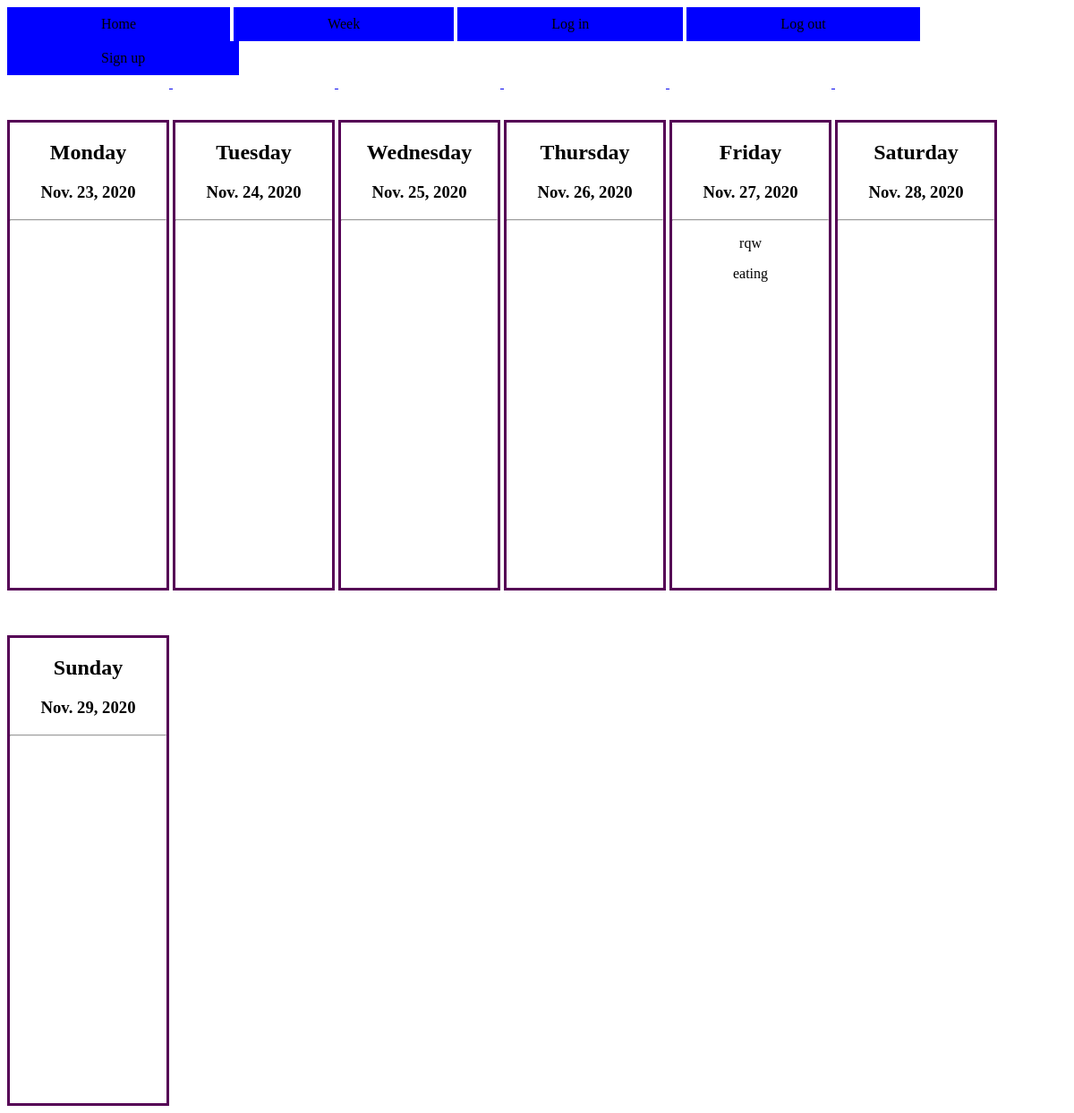
The page /week (signed in) on the database its author committed.
### dailyplan/models.py (models this page shows, shortened)
class MyDay(models.Model):
    owner = models.ForeignKey(settings.AUTH_USER_MODEL, on_delete=models.CASCADE, default=None)
    day_date = models.DateField(unique=True)

class Task(models.Model):
    title = models.CharField(max_length=128)
    status = models.BooleanField(default=False)
    owner = models.ForeignKey(settings.AUTH_USER_MODEL, on_delete=models.CASCADE, default=None)
    day = models.ForeignKey(MyDay, on_delete=models.CASCADE, blank=True, null=True)

### dailyplan/views.py (the view)
# urls.py: path('week', WeekPlanView.as_view(), name='week'),
class WeekPlanView(LoginRequiredMixin, View):
    @staticmethod
    def get_or_create_week(request):
        today = date.today()
        first_day_of_week = today - timedelta(days=today.weekday())
        whole_week = [first_day_of_week + timedelta(days=d) for d in range(7)]
        days = []
        tasks = []
        for day in whole_week:
            try:
                MyDay.objects.get(day_date=str(day), owner=request.user)
            except Exception:
                MyDay(day_date=str(day), owner=request.user).save()
            finally:
                days.append(MyDay.objects.get(day_date=str(day), owner=request.user))
        for day in days:
            day_tasks = Task.objects.filter(owner=request.user, day=day.id)
            tasks.append(day_tasks)
        weekday_names = ['Monday', 'Tuesday', 'Wednesday', 'Thursday', 'Friday', 'Saturday', 'Sunday']
        return zip(days, tasks, weekday_names)
    def get(self, request):
        ctx = {'week': self.get_or_create_week(request)}
        return render(request, 'dailyplan/week.html', context=ctx)

### dailyplan/templates/dailyplan/week.html (shortened to what this page needs)
{% extends 'main_template.html' %}
{% block body %}
    {% for day, tasks, day_name in week %}
        <a href="{% url 'plan:day' day.id %}">
            <div>
                <h2>{{ day_name }}</h2>
                <h3>{{ day.day_date }}</h3>
                <hr>
                {% for task in tasks %}
                    <p>{{ task.title }}</p>
                {% endfor %}
            </div>
        </a>
    {% endfor %}
{% endblock %}

### dailyplan/templates/dailyplan/week.html (style rules this page uses)
div { border: 3px solid #550055; display: inline-block; width: 175px; height: 520px; vertical-align: top; text-align: center; margin-top: 50px; color: black; }

### rows shown on the page
MyDay: day_name "Monday", day_date "Nov. 23, 2020"
MyDay: day_name "Tuesday", day_date "Nov. 24, 2020"
MyDay: day_name "Wednesday", day_date "Nov. 25, 2020"
MyDay: day_name "Thursday", day_date "Nov. 26, 2020"
MyDay: day_name "Friday", day_date "Nov. 27, 2020"
Task: title "rqw"
Task: title "eating"
MyDay: day_name "Saturday", day_date "Nov. 28, 2020"
MyDay: day_name "Sunday", day_date "Nov. 29, 2020"
